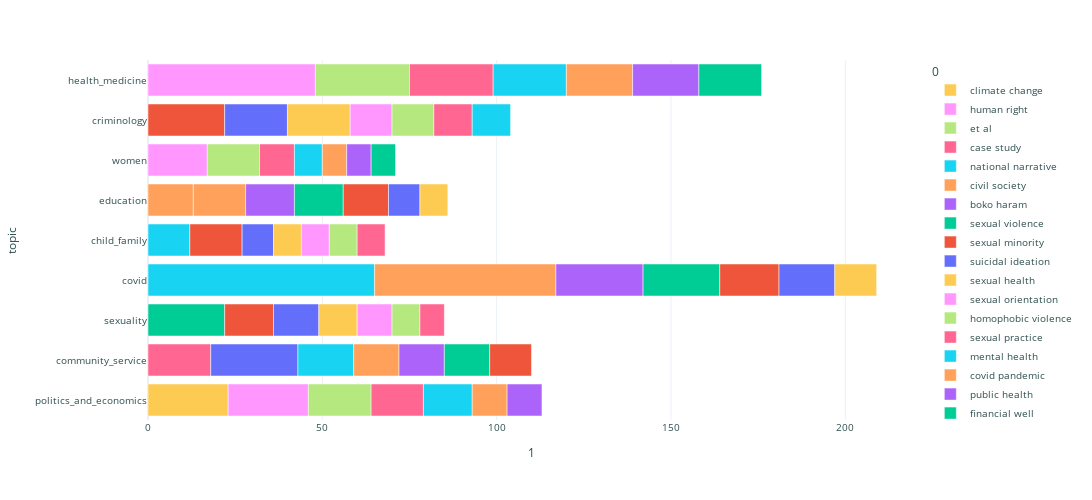

Write notebook code for a chart like this one.
### Code cell
fig = px.bar(df3, x=1, y='topic', template='plotly_white', orientation='h',
             labels={1: 'freqcy', 0: 'Bigram', 'topic': 'topic'},
             color=0, color_discrete_sequence=px.colors.qualitative.Plotly_r)
fig.update_layout(font=dict(size=10, color='DarkSlateGray'))
fig.update_layout(width=1200, height=500)
fig.show()

fig.write_html("figures/NMF_topics_bigram.html")

### Figure 1 — Plotly figure (JSON) as saved in the notebook; plotly's stock layout.template omitted (floating-point values rounded to 4 significant figures)
{"data": [{"alignmentgroup": "True", "hovertemplate": "0=climate change<br>1=%{x}<br>topic=%{y}<extra></extra>", "legendgroup": "climate change", "marker": {"color": "#FECB52", "pattern": {"shape": ""}}, "name": "climate change", "offsetgroup": "climate change", "orientation": "h", "showlegend": true, "textposition": "auto", "type": "bar", "x": [23], "xaxis": "x", "y": ["politics_and_economics"], "yaxis": "y"}, {"alignmentgroup": "True", "hovertemplate": "0=human right<br>1=%{x}<br>topic=%{y}<extra></extra>", "legendgroup": "human right", "marker": {"color": "#FF97FF", "pattern": {"shape": ""}}, "name": "human right", "offsetgroup": "human right", "orientation": "h", "showlegend": true, "textposition": "auto", "type": "bar", "x": [23], "xaxis": "x", "y": ["politics_and_economics"], "yaxis": "y"}, {"alignmentgroup": "True", "hovertemplate": "0=et al<br>1=%{x}<br>topic=%{y}<extra></extra>", "legendgroup": "et al", "marker": {"color": "#B6E880", "pattern": {"shape": ""}}, "name": "et al", "offsetgroup": "et al", "orientation": "h", "showlegend": true, "textposition": "auto", "type": "bar", "x": [18], "xaxis": "x", "y": ["politics_and_economics"], "yaxis": "y"}, {"alignmentgroup": "True", "hovertemplate": "0=case study<br>1=%{x}<br>topic=%{y}<extra></extra>", "legendgroup": "case study", "marker": {"color": "#FF6692", "pattern": {"shape": ""}}, "name": "case study", "offsetgroup": "case study", "orientation": "h", "showlegend": true, "textposition": "auto", "type": "bar", "x": [15, 18], "xaxis": "x", "y": ["politics_and_economics", "community_service"], "yaxis": "y"}, {"alignmentgroup": "True", "hovertemplate": "0=national narrative<br>1=%{x}<br>topic=%{y}<extra></extra>", "legendgroup": "national narrative", "marker": {"color": "#19D3F3", "pattern": {"shape": ""}}, "name": "national narrative", "offsetgroup": "national narrative", "orientation": "h", "showlegend": true, "textposition": "auto", "type": "bar", "x": [14], "xaxis": "x", "y": ["politics_and_economics"], "yaxis": "y"}, {"alignmentgroup": "True", "hovertemplate": "0=civil society<br>1=%{x}<br>topic=%{y}<extra></extra>", "legendgroup": "civil society", "marker": {"color": "#FFA15A", "pattern": {"shape": ""}}, "name": "civil society", "offsetgroup": "civil society", "orientation": "h", "showlegend": true, "textposition": "auto", "type": "bar", "x": [10], "xaxis": "x", "y": ["politics_and_economics"], "yaxis": "y"}, {"alignmentgroup": "True", "hovertemplate": "0=boko haram<br>1=%{x}<br>topic=%{y}<extra></extra>", "legendgroup": "boko haram", "marker": {"color": "#AB63FA", "pattern": {"shape": ""}}, "name": "boko haram", "offsetgroup": "boko haram", "orientation": "h", "showlegend": true, "textposition": "auto", "type": "bar", "x": [10], "xaxis": "x", "y": ["politics_and_economics"], "yaxis": "y"}, {"alignmentgroup": "True", "hovertemplate": "0=sexual violence<br>1=%{x}<br>topic=%{y}<extra></extra>", "legendgroup": "sexual violence", "marker": {"color": "#00CC96", "pattern": {"shape": ""}}, "name": "sexual violence", "offsetgroup": "sexual violence", "orientation": "h", "showlegend": true, "textposition": "auto", "type": "bar", "x": [22], "xaxis": "x", "y": ["sexuality"], "yaxis": "y"}, {"alignmentgroup": "True", "hovertemplate": "0=sexual minority<br>1=%{x}<br>topic=%{y}<extra></extra>", "legendgroup": "sexual minority", "marker": {"color": "#EF553B", "pattern": {"shape": ""}}, "name": "sexual minority", "offsetgroup": "sexual minority", "orientation": "h", "showlegend": true, "textposition": "auto", "type": "bar", "x": [14], "xaxis": "x", "y": ["sexuality"], "yaxis": "y"}, {"alignmentgroup": "True", "hovertemplate": "0=suicidal ideation<br>1=%{x}<br>topic=%{y}<extra></extra>", "legendgroup": "suicidal ideation", "marker": {"color": "#636EFA", "pattern": {"shape": ""}}, "name": "suicidal ideation", "offsetgroup": "suicidal ideation", "orientation": "h", "showlegend": true, "textposition": "auto", "type": "bar", "x": [13], "xaxis": "x", "y": ["sexuality"], "yaxis": "y"}, {"alignmentgroup": "True", "hovertemplate": "0=sexual health<br>1=%{x}<br>topic=%{y}<extra></extra>", "legendgroup": "sexual health", "marker": {"color": "#FECB52", "pattern": {"shape": ""}}, "name": "sexual health", "offsetgroup": "sexual health", "orientation": "h", "showlegend": true, "textposition": "auto", "type": "bar", "x": [11], "xaxis": "x", "y": ["sexuality"], "yaxis": "y"}, {"alignmentgroup": "True", "hovertemplate": "0=sexual orientation<br>1=%{x}<br>topic=%{y}<extra></extra>", "legendgroup": "sexual orientation", "marker": {"color": "#FF97FF", "pattern": {"shape": ""}}, "name": "sexual orientation", "offsetgroup": "sexual orientation", "orientation": "h", "showlegend": true, "textposition": "auto", "type": "bar", "x": [10], "xaxis": "x", "y": ["sexuality"], "yaxis": "y"}, {"alignmentgroup": "True", "hovertemplate": "0=homophobic violence<br>1=%{x}<br>topic=%{y}<extra></extra>", "legendgroup": "homophobic violence", "marker": {"color": "#B6E880", "pattern": {"shape": ""}}, "name": "homophobic violence", "offsetgroup": "homophobic violence", "orientation": "h", "showlegend": true, "textposition": "auto", "type": "bar", "x": [8], "xaxis": "x", "y": ["sexuality"], "yaxis": "y"}, {"alignmentgroup": "True", "hovertemplate": "0=sexual practice<br>1=%{x}<br>topic=%{y}<extra></extra>", "legendgroup": "sexual practice", "marker": {"color": "#FF6692", "pattern": {"shape": ""}}, "name": "sexual practice", "offsetgroup": "sexual practice", "orientation": "h", "showlegend": true, "textposition": "auto", "type": "bar", "x": [7], "xaxis": "x", "y": ["sexuality"], "yaxis": "y"}, {"alignmentgroup": "True", "hovertemplate": "0=mental health<br>1=%{x}<br>topic=%{y}<extra></extra>", "legendgroup": "mental health", "marker": {"color": "#19D3F3", "pattern": {"shape": ""}}, "name": "mental health", "offsetgroup": "mental health", "orientation": "h", "showlegend": true, "textposition": "auto", "type": "bar", "x": [65, 12], "xaxis": "x", "y": ["covid", "child_family"], "yaxis": "y"}, {"alignmentgroup": "True", "hovertemplate": "0=covid pandemic<br>1=%{x}<br>topic=%{y}<extra></extra>", "legendgroup": "covid pandemic", "marker": {"color": "#FFA15A", "pattern": {"shape": ""}}, "name": "covid pandemic", "offsetgroup": "covid pandemic", "orientation": "h", "showlegend": true, "textposition": "auto", "type": "bar", "x": [52, 13], "xaxis": "x", "y": ["covid", "education"], "yaxis": "y"}, {"alignmentgroup": "True", "hovertemplate": "0=public health<br>1=%{x}<br>topic=%{y}<extra></extra>", "legendgroup": "public health", "marker": {"color": "#AB63FA", "pattern": {"shape": ""}}, "name": "public health", "offsetgroup": "public health", "orientation": "h", "showlegend": true, "textposition": "auto", "type": "bar", "x": [25], "xaxis": "x", "y": ["covid"], "yaxis": "y"}, {"alignmentgroup": "True", "hovertemplate": "0=financial well<br>1=%{x}<br>topic=%{y}<extra></extra>", "legendgroup": "financial well", "marker": {"color": "#00CC96", "pattern": {"shape": ""}}, "name": "financial well", "offsetgroup": "financial well", "orientation": "h", "showlegend": true, "textposition": "auto", "type": "bar", "x": [22], "xaxis": "x", "y": ["covid"], "yaxis": "y"}, {"alignmentgroup": "True", "hovertemplate": "0=impact covid<br>1=%{x}<br>topic=%{y}<extra></extra>", "legendgroup": "impact covid", "marker": {"color": "#EF553B", "pattern": {"shape": ""}}, "name": "impact covid", "offsetgroup": "impact covid", "orientation": "h", "showlegend": true, "textposition": "auto", "type": "bar", "x": [17], "xaxis": "x", "y": ["covid"], "yaxis": "y"}, {"alignmentgroup": "True", "hovertemplate": "0=sars cov<br>1=%{x}<br>topic=%{y}<extra></extra>", "legendgroup": "sars cov", "marker": {"color": "#636EFA", "pattern": {"shape": ""}}, "name": "sars cov", "offsetgroup": "sars cov", "orientation": "h", "showlegend": true, "textposition": "auto", "type": "bar", "x": [16], "xaxis": "x", "y": ["covid"], "yaxis": "y"}, {"alignmentgroup": "True", "hovertemplate": "0=conspiracy theory<br>1=%{x}<br>topic=%{y}<extra></extra>", "legendgroup": "conspiracy theory", "marker": {"color": "#FECB52", "pattern": {"shape": ""}}, "name": "conspiracy theory", "offsetgroup": "conspiracy theory", "orientation": "h", "showlegend": true, "textposition": "auto", "type": "bar", "x": [12], "xaxis": "x", "y": ["covid"], "yaxis": "y"}, {"alignmentgroup": "True", "hovertemplate": "0=female condom<br>1=%{x}<br>topic=%{y}<extra></extra>", "legendgroup": "female condom", "marker": {"color": "#FF97FF", "pattern": {"shape": ""}}, "name": "female condom", "offsetgroup": "female condom", "orientation": "h", "showlegend": true, "textposition": "auto", "type": "bar", "x": [17], "xaxis": "x", "y": ["women"], "yaxis": "y"}, {"alignmentgroup": "True", "hovertemplate": "0=labour market<br>1=%{x}<br>topic=%{y}<extra></extra>", "legendgroup": "labour market", "marker": {"color": "#B6E880", "pattern": {"shape": ""}}, "name": "labour market", "offsetgroup": "labour market", "orientation": "h", "showlegend": true, "textposition": "auto", "type": "bar", "x": [15], "xaxis": "x", "y": ["women"], "yaxis": "y"}, {"alignmentgroup": "True", "hovertemplate": "0=new labour<br>1=%{x}<br>topic=%{y}<extra></extra>", "legendgroup": "new labour", "marker": {"color": "#FF6692", "pattern": {"shape": ""}}, "name": "new labour", "offsetgroup": "new labour", "orientation": "h", "showlegend": true, "textposition": "auto", "type": "bar", "x": [10], "xaxis": "x", "y": ["women"], "yaxis": "y"}, {"alignmentgroup": "True", "hovertemplate": "0=migrant woman<br>1=%{x}<br>topic=%{y}<extra></extra>", "legendgroup": "migrant woman", "marker": {"color": "#19D3F3", "pattern": {"shape": ""}}, "name": "migrant woman", "offsetgroup": "migrant woman", "orientation": "h", "showlegend": true, "textposition": "auto", "type": "bar", "x": [8], "xaxis": "x", "y": ["women"], "yaxis": "y"}, {"alignmentgroup": "True", "hovertemplate": "0=short term<br>1=%{x}<br>topic=%{y}<extra></extra>", "legendgroup": "short term", "marker": {"color": "#FFA15A", "pattern": {"shape": ""}}, "name": "short term", "offsetgroup": "short term", "orientation": "h", "showlegend": true, "textposition": "auto", "type": "bar", "x": [7], "xaxis": "x", "y": ["women"], "yaxis": "y"}, {"alignmentgroup": "True", "hovertemplate": "0=sub saharan<br>1=%{x}<br>topic=%{y}<extra></extra>", "legendgroup": "sub saharan", "marker": {"color": "#AB63FA", "pattern": {"shape": ""}}, "name": "sub saharan", "offsetgroup": "sub saharan", "orientation": "h", "showlegend": true, "textposition": "auto", "type": "bar", "x": [7], "xaxis": "x", "y": ["women"], "yaxis": "y"}, {"alignmentgroup": "True", "hovertemplate": "0=long term<br>1=%{x}<br>topic=%{y}<extra></extra>", "legendgroup": "long term", "marker": {"color": "#00CC96", "pattern": {"shape": ""}}, "name": "long term", "offsetgroup": "long term", "orientation": "h", "showlegend": true, "textposition": "auto", "type": "bar", "x": [7], "xaxis": "x", "y": ["women"], "yaxis": "y"}, {"alignmentgroup": "True", "hovertemplate": "0=knife crime<br>1=%{x}<br>topic=%{y}<extra></extra>", "legendgroup": "knife crime", "marker": {"color": "#EF553B", "pattern": {"shape": ""}}, "name": "knife crime", "offsetgroup": "knife crime", "orientation": "h", "showlegend": true, "textposition": "auto", "type": "bar", "x": [22], "xaxis": "x", "y": ["criminology"], "yaxis": "y"}, {"alignmentgroup": "True", "hovertemplate": "0=criminal justice<br>1=%{x}<br>topic=%{y}<extra></extra>", "legendgroup": "criminal justice", "marker": {"color": "#636EFA", "pattern": {"shape": ""}}, "name": "criminal justice", "offsetgroup": "criminal justice", "orientation": "h", "showlegend": true, "textposition": "auto", "type": "bar", "x": [18], "xaxis": "x", "y": ["criminology"], "yaxis": "y"}, {"alignmentgroup": "True", "hovertemplate": "0=climate justice<br>1=%{x}<br>topic=%{y}<extra></extra>", "legendgroup": "climate justice", "marker": {"color": "#FECB52", "pattern": {"shape": ""}}, "name": "climate justice", "offsetgroup": "climate justice", "orientation": "h", "showlegend": true, "textposition": "auto", "type": "bar", "x": [18], "xaxis": "x", "y": ["criminology"], "yaxis": "y"}, {"alignmentgroup": "True", "hovertemplate": "0=police officer<br>1=%{x}<br>topic=%{y}<extra></extra>", "legendgroup": "police officer", "marker": {"color": "#FF97FF", "pattern": {"shape": ""}}, "name": "police officer", "offsetgroup": "police officer", "orientation": "h", "showlegend": true, "textposition": "auto", "type": "bar", "x": [12], "xaxis": "x", "y": ["criminology"], "yaxis": "y"}, {"alignmentgroup": "True", "hovertemplate": "0=international criminal<br>1=%{x}<br>topic=%{y}<extra></extra>", "legendgroup": "international criminal", "marker": {"color": "#B6E880", "pattern": {"shape": ""}}, "name": "international criminal", "offsetgroup": "international criminal", "orientation": "h", "showlegend": true, "textposition": "auto", "type": "bar", "x": [12], "xaxis": "x", "y": ["criminology"], "yaxis": "y"}, {"alignmentgroup": "True", "hovertemplate": "0=victim survivor<br>1=%{x}<br>topic=%{y}<extra></extra>", "legendgroup": "victim survivor", "marker": {"color": "#FF6692", "pattern": {"shape": ""}}, "name": "victim survivor", "offsetgroup": "victim survivor", "orientation": "h", "showlegend": true, "textposition": "auto", "type": "bar", "x": [11], "xaxis": "x", "y": ["criminology"], "yaxis": "y"}, {"alignmentgroup": "True", "hovertemplate": "0=crime prevention<br>1=%{x}<br>topic=%{y}<extra></extra>", "legendgroup": "crime prevention", "marker": {"color": "#19D3F3", "pattern": {"shape": ""}}, "name": "crime prevention", "offsetgroup": "crime prevention", "orientation": "h", "showlegend": true, "textposition": "auto", "type": "bar", "x": [11], "xaxis": "x", "y": ["criminology"], "yaxis": "y"}, {"alignmentgroup": "True", "hovertemplate": "0=digital divide<br>1=%{x}<br>topic=%{y}<extra></extra>", "legendgroup": "digital divide", "marker": {"color": "#FFA15A", "pattern": {"shape": ""}}, "name": "digital divide", "offsetgroup": "digital divide", "orientation": "h", "showlegend": true, "textposition": "auto", "type": "bar", "x": [15], "xaxis": "x", "y": ["education"], "yaxis": "y"}, {"alignmentgroup": "True", "hovertemplate": "0=sex education<br>1=%{x}<br>topic=%{y}<extra></extra>", "legendgroup": "sex education", "marker": {"color": "#AB63FA", "pattern": {"shape": ""}}, "name": "sex education", "offsetgroup": "sex education", "orientation": "h", "showlegend": true, "textposition": "auto", "type": "bar", "x": [14], "xaxis": "x", "y": ["education"], "yaxis": "y"}, {"alignmentgroup": "True", "hovertemplate": "0=performance anxiety<br>1=%{x}<br>topic=%{y}<extra></extra>", "legendgroup": "performance anxiety", "marker": {"color": "#00CC96", "pattern": {"shape": ""}}, "name": "performance anxiety", "offsetgroup": "performance anxiety", "orientation": "h", "showlegend": true, "textposition": "auto", "type": "bar", "x": [14], "xaxis": "x", "y": ["education"], "yaxis": "y"}, {"alignmentgroup": "True", "hovertemplate": "0=online learning<br>1=%{x}<br>topic=%{y}<extra></extra>", "legendgroup": "online learning", "marker": {"color": "#EF553B", "pattern": {"shape": ""}}, "name": "online learning", "offsetgroup": "online learning", "orientation": "h", "showlegend": true, "textposition": "auto", "type": "bar", "x": [13], "xaxis": "x", "y": ["education"], "yaxis": "y"}, {"alignmentgroup": "True", "hovertemplate": "0=young people<br>1=%{x}<br>topic=%{y}<extra></extra>", "legendgroup": "young people", "marker": {"color": "#636EFA", "pattern": {"shape": ""}}, "name": "young people", "offsetgroup": "young people", "orientation": "h", "showlegend": true, "textposition": "auto", "type": "bar", "x": [9, 25], "xaxis": "x", "y": ["education", "community_service"], "yaxis": "y"}, {"alignmentgroup": "True", "hovertemplate": "0=http www<br>1=%{x}<br>topic=%{y}<extra></extra>", "legendgroup": "http www", "marker": {"color": "#FECB52", "pattern": {"shape": ""}}, "name": "http www", "offsetgroup": "http www", "orientation": "h", "showlegend": true, "textposition": "auto", "type": "bar", "x": [8], "xaxis": "x", "y": ["education"], "yaxis": "y"}, {"alignmentgroup": "True", "hovertemplate": "0=physical activity<br>1=%{x}<br>topic=%{y}<extra></extra>", "legendgroup": "physical activity", "marker": {"color": "#FF97FF", "pattern": {"shape": ""}}, "name": "physical activity", "offsetgroup": "physical activity", "orientation": "h", "showlegend": true, "textposition": "auto", "type": "bar", "x": [48], "xaxis": "x", "y": ["health_medicine"], "yaxis": "y"}, {"alignmentgroup": "True", "hovertemplate": "0=digital platform<br>1=%{x}<br>topic=%{y}<extra></extra>", "legendgroup": "digital platform", "marker": {"color": "#B6E880", "pattern": {"shape": ""}}, "name": "digital platform", "offsetgroup": "digital platform", "orientation": "h", "showlegend": true, "textposition": "auto", "type": "bar", "x": [27], "xaxis": "x", "y": ["health_medicine"], "yaxis": "y"}, {"alignmentgroup": "True", "hovertemplate": "0=dy dy<br>1=%{x}<br>topic=%{y}<extra></extra>", "legendgroup": "dy dy", "marker": {"color": "#FF6692", "pattern": {"shape": ""}}, "name": "dy dy", "offsetgroup": "dy dy", "orientation": "h", "showlegend": true, "textposition": "auto", "type": "bar", "x": [24], "xaxis": "x", "y": ["health_medicine"], "yaxis": "y"}, {"alignmentgroup": "True", "hovertemplate": "0=mobile phone<br>1=%{x}<br>topic=%{y}<extra></extra>", "legendgroup": "mobile phone", "marker": {"color": "#19D3F3", "pattern": {"shape": ""}}, "name": "mobile phone", "offsetgroup": "mobile phone", "orientation": "h", "showlegend": true, "textposition": "auto", "type": "bar", "x": [21], "xaxis": "x", "y": ["health_medicine"], "yaxis": "y"}, {"alignmentgroup": "True", "hovertemplate": "0=risk factor<br>1=%{x}<br>topic=%{y}<extra></extra>", "legendgroup": "risk factor", "marker": {"color": "#FFA15A", "pattern": {"shape": ""}}, "name": "risk factor", "offsetgroup": "risk factor", "orientation": "h", "showlegend": true, "textposition": "auto", "type": "bar", "x": [19], "xaxis": "x", "y": ["health_medicine"], "yaxis": "y"}, {"alignmentgroup": "True", "hovertemplate": "0=quality life<br>1=%{x}<br>topic=%{y}<extra></extra>", "legendgroup": "quality life", "marker": {"color": "#AB63FA", "pattern": {"shape": ""}}, "name": "quality life", "offsetgroup": "quality life", "orientation": "h", "showlegend": true, "textposition": "auto", "type": "bar", "x": [19], "xaxis": "x", "y": ["health_medicine"], "yaxis": "y"}, {"alignmentgroup": "True", "hovertemplate": "0=safety voice<br>1=%{x}<br>topic=%{y}<extra></extra>", "legendgroup": "safety voice", "marker": {"color": "#00CC96", "pattern": {"shape": ""}}, "name": "safety voice", "offsetgroup": "safety voice", "orientation": "h", "showlegend": true, "textposition": "auto", "type": "bar", "x": [18], "xaxis": "x", "y": ["health_medicine"], "yaxis": "y"}, {"alignmentgroup": "True", "hovertemplate": "0=abuse material<br>1=%{x}<br>topic=%{y}<extra></extra>", "legendgroup": "abuse material", "marker": {"color": "#EF553B", "pattern": {"shape": ""}}, "name": "abuse material", "offsetgroup": "abuse material", "orientation": "h", "showlegend": true, "textposition": "auto", "type": "bar", "x": [15], "xaxis": "x", "y": ["child_family"], "yaxis": "y"}, {"alignmentgroup": "True", "hovertemplate": "0=mar conceived<br>1=%{x}<br>topic=%{y}<extra></extra>", "legendgroup": "mar conceived", "marker": {"color": "#636EFA", "pattern": {"shape": ""}}, "name": "mar conceived", "offsetgroup": "mar conceived", "orientation": "h", "showlegend": true, "textposition": "auto", "type": "bar", "x": [9], "xaxis": "x", "y": ["child_family"], "yaxis": "y"}, {"alignmentgroup": "True", "hovertemplate": "0=food insecurity<br>1=%{x}<br>topic=%{y}<extra></extra>", "legendgroup": "food insecurity", "marker": {"color": "#FECB52", "pattern": {"shape": ""}}, "name": "food insecurity", "offsetgroup": "food insecurity", "orientation": "h", "showlegend": true, "textposition": "auto", "type": "bar", "x": [8], "xaxis": "x", "y": ["child_family"], "yaxis": "y"}, {"alignmentgroup": "True", "hovertemplate": "0=conceived child<br>1=%{x}<br>topic=%{y}<extra></extra>", "legendgroup": "conceived child", "marker": {"color": "#FF97FF", "pattern": {"shape": ""}}, "name": "conceived child", "offsetgroup": "conceived child", "orientation": "h", "showlegend": true, "textposition": "auto", "type": "bar", "x": [8], "xaxis": "x", "y": ["child_family"], "yaxis": "y"}, {"alignmentgroup": "True", "hovertemplate": "0=child young<br>1=%{x}<br>topic=%{y}<extra></extra>", "legendgroup": "child young", "marker": {"color": "#B6E880", "pattern": {"shape": ""}}, "name": "child young", "offsetgroup": "child young", "orientation": "h", "showlegend": true, "textposition": "auto", "type": "bar", "x": [8], "xaxis": "x", "y": ["child_family"], "yaxis": "y"}, {"alignmentgroup": "True", "hovertemplate": "0=child centred<br>1=%{x}<br>topic=%{y}<extra></extra>", "legendgroup": "child centred", "marker": {"color": "#FF6692", "pattern": {"shape": ""}}, "name": "child centred", "offsetgroup": "child centred", "orientation": "h", "showlegend": true, "textposition": "auto", "type": "bar", "x": [8], "xaxis": "x", "y": ["child_family"], "yaxis": "y"}, {"alignmentgroup": "True", "hovertemplate": "0=indigenous people<br>1=%{x}<br>topic=%{y}<extra></extra>", "legendgroup": "indigenous people", "marker": {"color": "#19D3F3", "pattern": {"shape": ""}}, "name": "indigenous people", "offsetgroup": "indigenous people", "orientation": "h", "showlegend": true, "textposition": "auto", "type": "bar", "x": [16], "xaxis": "x", "y": ["community_service"], "yaxis": "y"}, {"alignmentgroup": "True", "hovertemplate": "0=palliative care<br>1=%{x}<br>topic=%{y}<extra></extra>", "legendgroup": "palliative care", "marker": {"color": "#FFA15A", "pattern": {"shape": ""}}, "name": "palliative care", "offsetgroup": "palliative care", "orientation": "h", "showlegend": true, "textposition": "auto", "type": "bar", "x": [13], "xaxis": "x", "y": ["community_service"], "yaxis": "y"}, {"alignmentgroup": "True", "hovertemplate": "0=community based<br>1=%{x}<br>topic=%{y}<extra></extra>", "legendgroup": "community based", "marker": {"color": "#AB63FA", "pattern": {"shape": ""}}, "name": "community based", "offsetgroup": "community based", "orientation": "h", "showlegend": true, "textposition": "auto", "type": "bar", "x": [13], "xaxis": "x", "y": ["community_service"], "yaxis": "y"}, {"alignmentgroup": "True", "hovertemplate": "0=older people<br>1=%{x}<br>topic=%{y}<extra></extra>", "legendgroup": "older people", "marker": {"color": "#00CC96", "pattern": {"shape": ""}}, "name": "older people", "offsetgroup": "older people", "orientation": "h", "showlegend": true, "textposition": "auto", "type": "bar", "x": [13], "xaxis": "x", "y": ["community_service"], "yaxis": "y"}, {"alignmentgroup": "True", "hovertemplate": "0=people living<br>1=%{x}<br>topic=%{y}<extra></extra>", "legendgroup": "people living", "marker": {"color": "#EF553B", "pattern": {"shape": ""}}, "name": "people living", "offsetgroup": "people living", "orientation": "h", "showlegend": true, "textposition": "auto", "type": "bar", "x": [12], "xaxis": "x", "y": ["community_service"], "yaxis": "y"}], "layout": {"barmode": "relative", "font": {"color": "DarkSlateGray", "size": 10}, "height": 500, "legend": {"title": {"text": "0"}, "tracegroupgap": 0}, "margin": {"t": 60}, "width": 1200, "xaxis": {"anchor": "y", "domain": [0, 1], "title": {"text": "1"}}, "yaxis": {"anchor": "x", "domain": [0, 1], "title": {"text": "topic"}}}}
